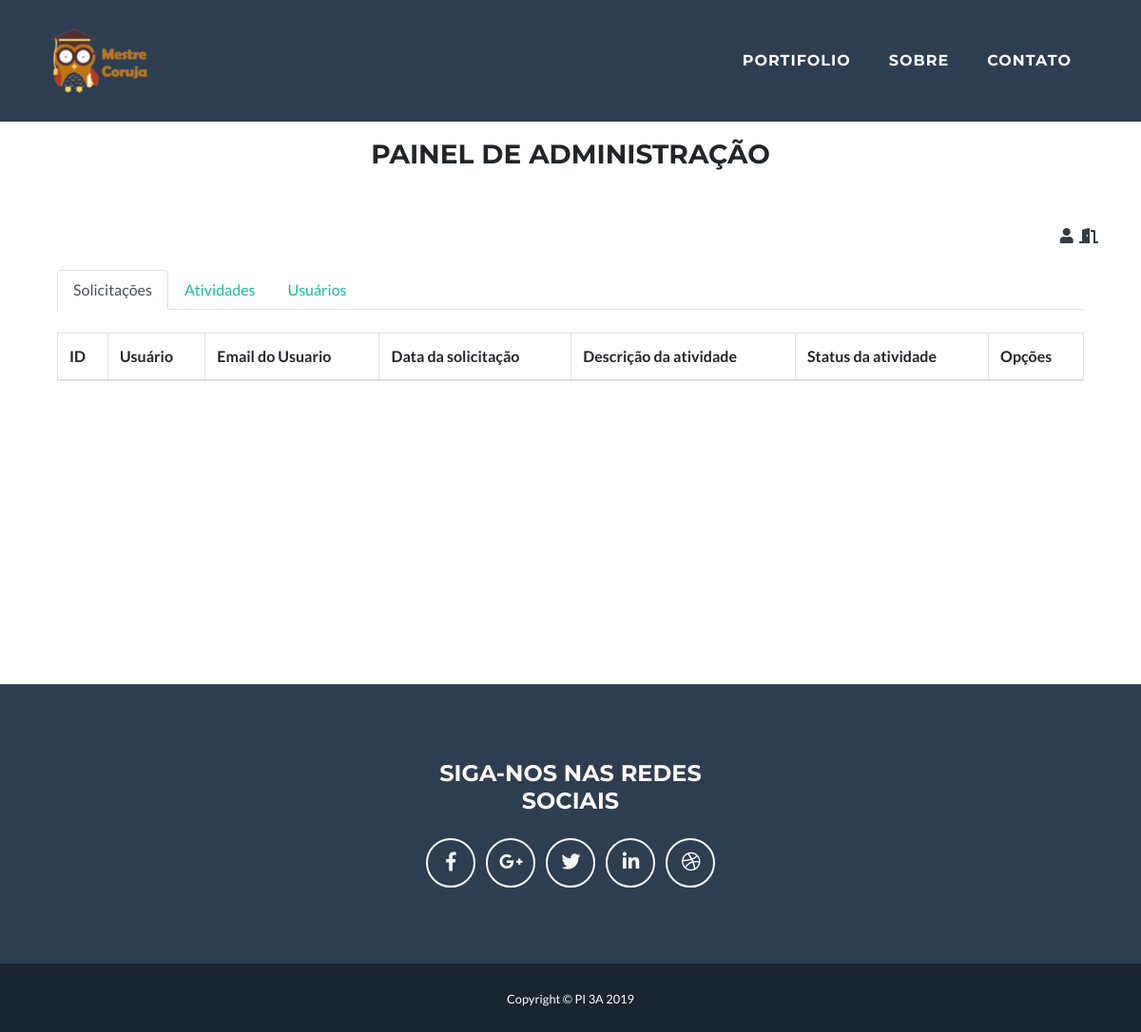
Page /index.php/restrict/page_admin on the earlier database version.
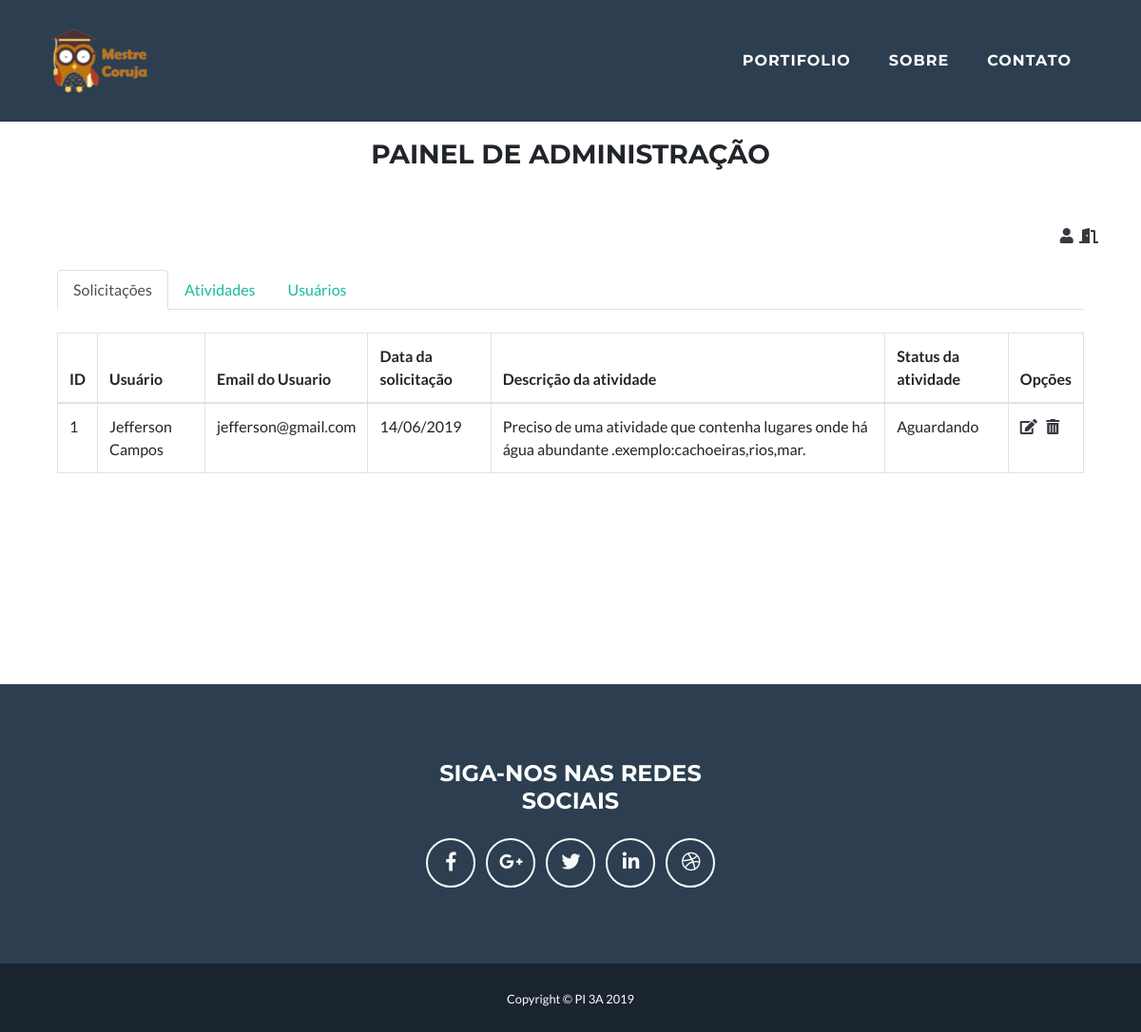
Same page on the later database version.
### tables this page shows
CREATE TABLE `solicitacao` (
  `ID` int(11) NOT NULL AUTO_INCREMENT,
  `tipo` varchar(150) NOT NULL,
  `tema` varchar(150) NOT NULL,
  `descricao` varchar(400) NOT NULL,
  `index_img` int(11) NOT NULL,
  `dt_recebe` date DEFAULT NULL,
  `dt_entrega` date DEFAULT NULL,
  `usuario` varchar(255) DEFAULT NULL,
  `email` varchar(255) DEFAULT NULL,
  `status` varchar(50) DEFAULT NULL,
  PRIMARY KEY (`ID`)
);

### application/libraries/Template.php (called while the page is built)
<?php if ( ! defined('BASEPATH')) exit('No direct script access allowed');
class Template {
		function show($view, $data=array()){
			$CI = & get_instance();
			$CI->load->view('template/header',$data);
			$CI->load->view($view,$data);
			$CI->load->view('template/footer',$data);
			$CI->load->view('template/scripts',$data);
		}
}

### application/controllers/Restrict.php (called while the page is built, shortened)
<?php
class Restrict extends CI_Controller {
	public function page_admin(){
		$lista_atividades = $this->atividade_model->carregarAtividades();
		$lista_usuarios = $this->users_model->carregarUsuarios();
		$data = array("scripts" =>array(
			"logado.js"
		),"atividades"=>$lista_atividades,
		"usuarios"=>$lista_usuarios
	);
		$this->template->show("admin.php",$data);
	}
}

### index.php (called while the page is built, shortened)
<?php
require_once BASEPATH.'core/CodeIgniter.php';

### application/models/Atividade_model.php (called while the page is built, shortened)
<?php
class Atividade_model extends CI_Model {
        public function carregarAtividades(){
            return $this->db->get("solicitacao")->result_array();
        }
}

### application/views/admin.php (the view, shortened to what this page needs)
<section style="min-height: calc(100vh - 130px);margin-top: 50px;" id="admin" class="">
    <div class="container">
    	<div class="row">
    		<div class="col-md-6">
    			<h3 class="text-center">PAINEL DE ADMINISTRAÇÃO</h3>
    			<br>
    			<br>
    		</div>
    	</div>
      <div class="row">
          <div class="col-md-6">
            <a href="restrict/logoff" class="btn-link float-right text-dark" title="Sair"><i class="fas fa-door-open "></i></a>
            <a href="#" class="btn-link float-right text-dark" title="Dados do Usuario"><i class="fas fa-user"></i>&nbsp&nbsp</a>
          </div>
      </div>
      <br>
      <div class="container">
        <ul class="nav nav-tabs">
            <li class=" nav-item"><a class="nav-link active" href="#tab_solicitacoes" role="tab" data-toggle="tab">Solicitações</a></li>
            <li class="nav-item"><a class="nav-link" href="#tab_atividades" role="tab" data-toggle="tab">Atividades</a></li>
            <li class="nav-item"><a class="nav-link" href="#tab_usuarios" role="tab" data-toggle="tab">Usuários</a></li>
        </ul>
        <div class="tab-content">
          <div id="tab_solicitacoes" class="tab-pane active"><br>
            <table class="table table-bordered table-inverse table-hover">
              <thead>
                <tr>
                  <th>ID</th>
                  <th>Usuário</th>
                  <th>Email do Usuario</th>
                  <th>Data da solicitação</th>
                  <th>Descrição da atividade</th>
                  <th>Status da atividade</th>
                  <th>Opções</th>
                </tr>
              </thead>
              <tbody>
                <?php foreach($atividades as $atividade): ?>
                <tr>
                  <td><?=$atividade['ID']?></td>
                  <td><?=$atividade['usuario']?></td>
                  <td><?=$atividade['email']?></td>
                  <td><?= date("d/m/Y",strtotime($atividade['dt_recebe']) )?></td>
                  <td><?=$atividade['descricao']?></td>
                  <td><?=$atividade['status']?></td>
                  <td>
                    <a  class="btn-link text-dark" title="Alterar Status" data-toggle="modal" data-target="#ModalSolicitacoes"><i class="fas fa-edit"></i>&nbsp&nbsp</a>
                    <a href="" class="btn-link text-dark" title="excluir"><i class="fas fa-trash-alt"></i></a>
                  </td>
                </tr>
                <?php endforeach ?>
              </tbody>
            </table>
          </div>
          <br>
        </div>
      </div>
  </section>

### application/views/template/header.php (shortened to what this page needs)
<!DOCTYPE html>
<html lang="en">
<head>
  <link href="<?php echo base_url();?>public/template_user/vendor/bootstrap/css/bootstrap.min.css" rel="stylesheet">
  <link href="<?php echo base_url();?>public/template_user/vendor/fontawesome-free/css/all.min.css" rel="stylesheet" type="text/css">
  <link href="<?php echo base_url();?>public/template_user/vendor/magnific-popup/magnific-popup.css" rel="stylesheet" type="text/css">
  <link href="<?php echo base_url();?>public/template_user/css/freelancer.min.css" rel="stylesheet">
</head>
<body id="page-top">
  <nav class="navbar navbar-expand-lg bg-secondary fixed-top text-uppercase" id="mainNav">
    <div class="container">
      <a class="navbar-brand js-scroll-trigger" href="<?php echo base_url();?>#page-top"><img src="<?php echo base_url()?>public/template_user/img/coruja_pequena.png" ></a>
      <div class="collapse navbar-collapse" id="navbarResponsive">
        <ul class="navbar-nav ml-auto">
          <li class="nav-item mx-0 mx-lg-1">
            <a class="nav-link py-3 px-0 px-lg-3 rounded js-scroll-trigger" href="<?php echo base_url();?>#portfolio">Portifolio</a>
          </li>
          <li class="nav-item mx-0 mx-lg-1">
            <a class="nav-link py-3 px-0 px-lg-3 rounded js-scroll-trigger" href="<?php echo base_url();?>#about">Sobre</a>
          </li>
          <li class="nav-item mx-0 mx-lg-1">
            <a class="nav-link py-3 px-0 px-lg-3 rounded js-scroll-trigger" href="<?php echo base_url();?>#contact">Contato</a>
          </li>
        </ul>
      </div>
    </div>
  </nav>

### application/views/template/footer.php (shortened to what this page needs)
<footer class="footer text-center">
  <div class="container">
    <div class="row">
      <div class="col-md-4 mb-5 mb-lg-0">
      </div>
      <div class="col-md-4 mb-5 mb-lg-0">
        <h4 class="text-uppercase mb-4">Siga-nos nas redes sociais</h4>
        <ul class="list-inline mb-0">
          <li class="list-inline-item">
            <a class="btn btn-outline-light btn-social text-center rounded-circle" href="https://www.facebook.com/">
              <i class="fab fa-fw fa-facebook-f"></i>
            </a>
          </li>
          <li class="list-inline-item">
            <a class="btn btn-outline-light btn-social text-center rounded-circle" href="https://aboutme.google.com/">
              <i class="fab fa-fw fa-google-plus-g"></i>
            </a>
          </li>
          <li class="list-inline-item">
            <a class="btn btn-outline-light btn-social text-center rounded-circle" href="https://twitter.com/">
              <i class="fab fa-fw fa-twitter"></i>
            </a>
          </li>
          <li class="list-inline-item">
            <a class="btn btn-outline-light btn-social text-center rounded-circle" href="https://www.linkedin.com/">
              <i class="fab fa-fw fa-linkedin-in"></i>
            </a>
          </li>
          <li class="list-inline-item">
            <a class="btn btn-outline-light btn-social text-center rounded-circle" href="https://dribbble.com/">
              <i class="fab fa-fw fa-dribbble"></i>
            </a>
          </li>
        </ul>
      </div>
      <div class="col-md-4">
      </div>
    </div>
  </div>
</footer>
<div class="copyright py-4 text-center text-white">
  <div class="container">
    <small>Copyright &copy; PI 3A 2019</small>
  </div>
</div>

### application/views/template/scripts.php (shortened to what this page needs)
</body>
</html>

Differences in the rows shown:
added solicitacao: ID "1", usuario "Jefferson Campos", email "jefferson@gmail.com", dt_recebe "14/06/2019", descricao "Preciso de uma atividade que contenha lugares onde há água abundante .exemplo:cachoeiras,rios,mar.", status "Aguardando"
